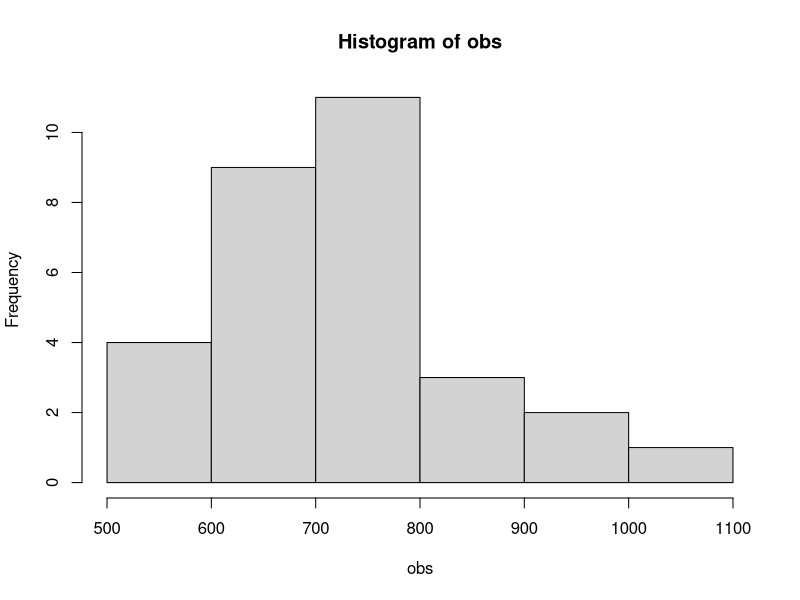
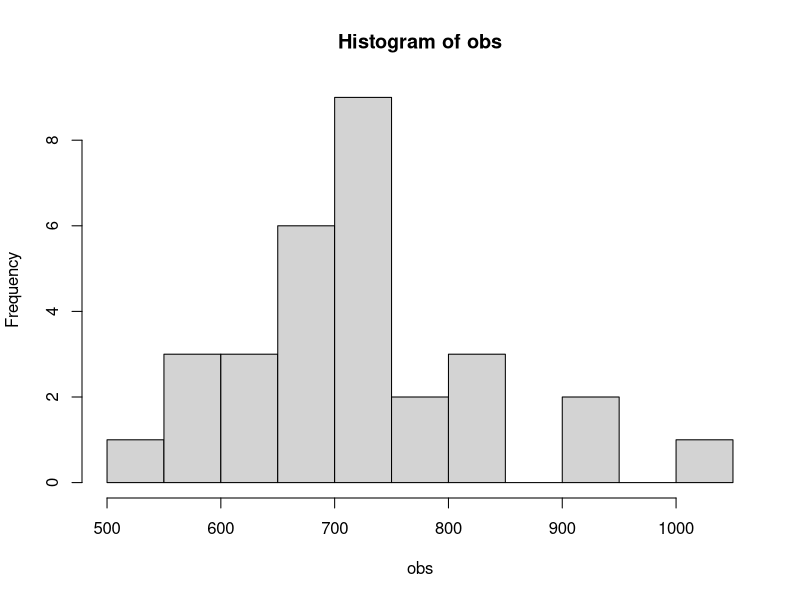

Write the R code that produced these figures, in order.
# (a) Make a frequency distribution and histogram for the monthly off-campus rent paid by
# 30 students. (b) Repeat the exercise, using a different number of bins. Which is preferred? Why?

obs <- c(730, 730, 730, 930, 700, 570, 690, 1030, 740, 620, 720, 670, 560, 740, 650, 660, 850, 930, 600, 620, 760, 690, 710, 500, 730, 800, 820, 840, 720, 700)

table(obs)
prop.table(obs)
prop.table(table(obs))

data.frame(table(obs))
data.frame(prop.table(table(obs)))

hist(obs)
hist(obs, breaks = seq(500, 1050, 50))
